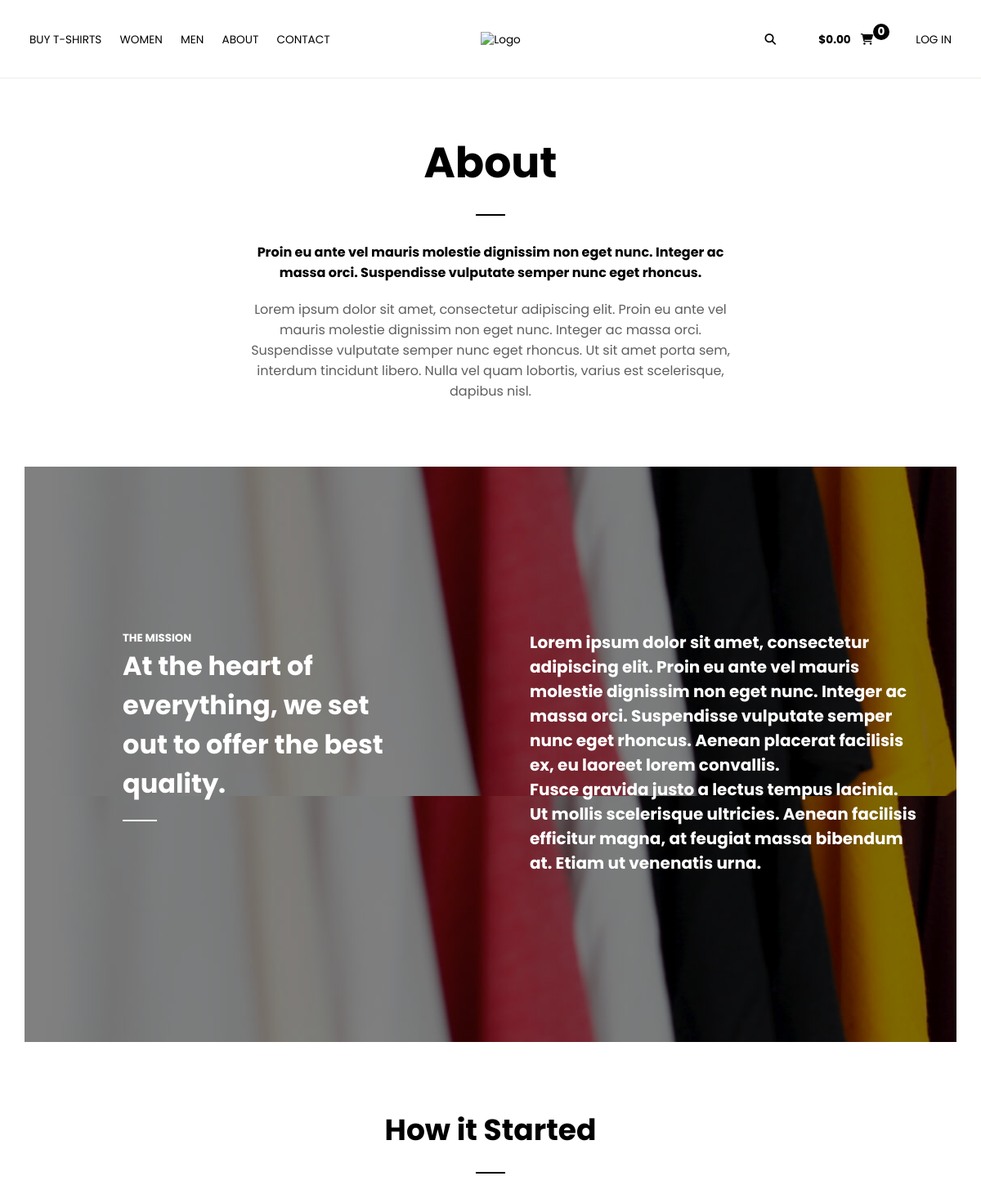
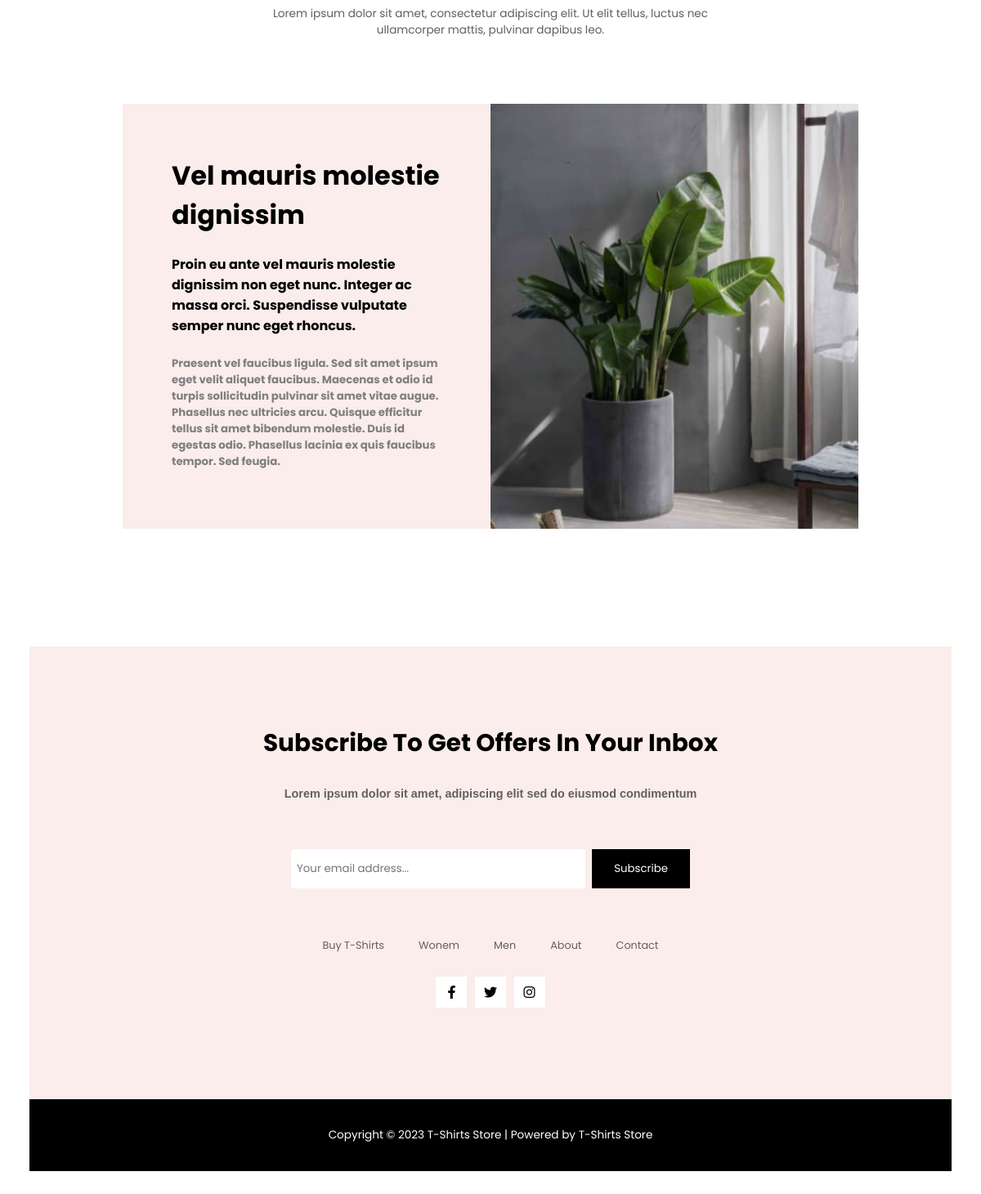
The page /about/ on the database its author committed (2 pictures, top to bottom).
### about/models.py (models this page shows)
class AboutUs(models.Model):
    about_intro_first_paragraph = models.TextField()
    about_intro_second_paragraph = models.TextField()
    about_image_left_text_head = models.TextField()
    about_image_left_text_paragraph = models.TextField()
    about_image_right_first_paragraph = models.TextField()
    about_image_right_second_paragraph = models.TextField()
    about_middle_head = models.TextField()
    about_middle_paragraph = models.TextField()
    about_last_section_head = models.TextField()
    about_last_section_first_paragraph = models.TextField()
    about_last_section_second_paragraph = models.TextField()

### about/views.py (the view)
# urls.py: path('about/', views.about, name = 'about')
def about(request):
    about_us = AboutUs.objects.get(pk=1)
    return render(request, 'About.html', {'about_us':about_us})

### templates/About.html (shortened to what this page needs)
{% load static %}
<!DOCTYPE html>
<html lang="en">
<head>
    <link rel="stylesheet" href="{% static '/css/About.css' %}">
    <link rel="stylesheet" href="https://cdnjs.cloudflare.com/ajax/libs/font-awesome/6.4.0/css/all.min.css" />
</head>
<body>
    {% include 'navbar.html' %}
    {% block content %}
        <div id="about-container">
            <div class="text-center">
                <h1>About</h1>
                <p class="line"></p>
                <p><b>{{about_us.about_intro_first_paragraph}}</b></p>
                <p class="p-text">{{about_us.about_intro_second_paragraph}}</p>
            </div>
            <div class="about-container-image">
                <div class="about-container-image-first">
                    <h5>{{about_us.about_image_left_text_head}}</h5>
                    <h1>{{about_us.about_image_left_text_paragraph}}</h1>
                    <p class="white-line"></p>
                </div>
                <div>
                    <h3><b>{{about_us.about_image_right_first_paragraph}}</b></h3>
                    <h3><b>{{about_us.about_image_right_second_paragraph}}</b></h3>
                </div>
            </div>
            <div class="text-center">
                <h1 style="font-size: 2.25em;">{{about_us.about_middle_head}}</h1>
                <p class="line"></p>
                <p class="p-text" style="font-size: 0.85em;">{{about_us.about_middle_paragraph}}</p>
            </div>
            <div class="last-section">
                <div class="last-section-left">
                    <h1>{{about_us.about_last_section_head}}</h1>
                    <h4>{{about_us.about_last_section_first_paragraph}}</h4>
                    <h5>{{about_us.about_last_section_second_paragraph}}</h5>
                </div>
                <div class="last-section-right"></div>
            </div>
        </div>
    {% endblock content %}
    {% include 'footer.html' %}
</body>
</html>

### templates/navbar.html (shortened to what this page needs)
{% load static %}
<!DOCTYPE html>
<html lang="en">
<head>
    <link rel="stylesheet" href="{% static '/css/Common.css' %}">
    <link rel="stylesheet" href="https://cdnjs.cloudflare.com/ajax/libs/font-awesome/6.4.0/css/all.min.css" />
</head>
<body>
    <nav style="padding: 0 3vw; border-bottom:1px solid rgb(241,235,235);">
        <div>
            <a class="nav-left-items" href="{% url 'buyt-shirts' %}">BUY T-SHIRTS</a>
            <a class="nav-left-items" href="{% url 'women' %}">WOMEN</a>
            <a class="nav-left-items" href="{% url 'men' %}">MEN</a>
            <a class="nav-left-items" href="{% url 'about' %}">ABOUT</a>
            <a class="nav-left-items" href="{% url 'contact' %}">CONTACT</a>
        </div>
        <div><a href="{% url 'home' %}"><img id="logo" src="{% static '/image/Logo.png' %}" alt="Logo"></a></div>
        <div>
            <a class="nav-right-items" href=""><i class="fa-solid fa-magnifying-glass"></i></a>
            <a class="nav-right-items shopping-cart" href="{% url 'shoppingcart' %}"><span id="total-price" style="margin-right:1vw;"><b>$0.00</b></span><i class="fa-solid fa-cart-shopping"></i><span id="product-counter"><b>0</b></span></a>
            <a href="{% url 'login' %}" style="font-size: 0.85em;">LOG IN</a>
        </div>
    </nav>
</body>
</html>

### templates/footer.html (shortened to what this page needs)
{% load static %}
<!DOCTYPE html>
<html lang="en">
<head>
    <link rel="stylesheet" href="{% static '/css/Common.css' %}">
    <link rel="stylesheet" href="https://cdnjs.cloudflare.com/ajax/libs/font-awesome/6.4.0/css/all.min.css" />
</head>
<body>
    <footer style="margin: 6vh 3vw;">
        <div id="footer-upper">
            <h1>Subscribe To Get Offers In Your Inbox</h1>
            <h5>Lorem ipsum dolor sit amet, adipiscing elit sed do eiusmod condimentum</h5>
            <form action="">
                <input class="footer-input-form" type="text" placeholder="Your email address...">
                <input class="footer-submit-form" type="submit" value="Subscribe">
            </form>
            <div class="footer-links">
                <a href="{% url 'buyt-shirts' %}">Buy T-Shirts</a>
                <a href="{% url 'women' %}">Wonem</a>
                <a href="{% url 'men' %}">Men</a>
                <a href="{% url 'about' %}">About</a>
                <a href="{% url 'contact' %}">Contact</a>
            </div>
            <div class="plat-forms">
                <span class="plat-forms-icon"><i class="fa-brands fa-facebook-f"></i></span>
                <span class="plat-forms-icon"><i class="fa-brands fa-twitter"></i></span>
                <span class="plat-forms-icon"><i class="fa-brands fa-instagram"></i></span>
            </div>
        </div>
        <div id="footer-lower">Copyright © 2023 T-Shirts Store | Powered by T-Shirts Store</div>
    </footer>
</body>
</html>

### static/css/About.css (style rules this page uses)
.text-center { text-align: center; width: 50%; margin-left: 25%; }
.text-center h1 { font-size: 3.25em; margin-top: 8vh; }
.text-center .line { border-bottom:2px solid black; width: 3vw; margin:3vh 0 4vh 23.5vw; }
.text-center .p-text { color:rgb( 95, 95, 95); margin-top: 2.5vh; }
.about-container-image { background-image: url(../image/about-image.png); background-attachment: fixed; width: 95%; height: 88vh; margin:10vh 0 10vh 2.5vw; color: white; display: grid; grid-template-columns: repeat(2, 1fr); padding-top: 25vh; }
.about-container-image div { margin: 0 4vw; }
.about-container-image div h3 { font-size: 1.25em; }
.about-container-image-first { position: relative; padding: 0 6vw; }
.white-line { border-bottom:2px solid white; width: 3.5vw; margin-top: 2.5vh; }
.last-section { display: flex; flex-wrap: wrap; width: 75%; height: 65vh; background-color: rgb(250,237,235); margin:10vh 0 18vh 12.5%; }
.last-section .last-section-left { width: 50%; padding: 8vh 5vw 0 5vw; }
.last-section-left h4, .last-section-left h1 { margin-bottom: 3vh; }
.last-section-left h5 { color: rgb(127, 127, 127); }
.last-section .last-section-right { width: 50%; background-image: url(../image/tree-image.png); background-size: cover; }

### static/css/Common.css (style rules this page uses)
* { margin: 0; padding: 0; box-sizing: border-box; font-family: 'Poppins', sans-serif; }
nav { height: 12vh; display: flex; flex-wrap: wrap; align-items: center; justify-content: space-between; }
nav div a { text-decoration: none; color:black; font-size: 0.85em; }
.nav-left-items { margin-right: 1.5vw; }
.nav-right-items { margin-right: 4vw; }
#logo { width: 120px; margin-right: 11vw; }
.shopping-cart { position: relative; display: inline-block; }
#product-counter { display: inline-block; position: absolute; top: -10px; width: 20px; height: 20px; border-radius: 50px; color: white; background-color: black; text-align: center; }
footer { background-color: rgb(250,237,235); }
#footer-upper { background-color: #faedeb; display: grid; justify-content: center; text-align: center; }
#footer-upper h1 { margin-top: 12vh; font-size: 1.85em; }
#footer-upper h5 { margin:4vh 0 7.5vh 0; color: rgb(101,95,94); font-size: 0.9em; font-family: 'Source Sans Pro', sans-serif; }
.footer-input-form { width: 30vw; height: 6vh; border-style: none; border-radius: 3px; margin-right: 0.5vh; padding-left: 0.6vw; }
.footer-submit-form { background-color: black; border-style: none; color:white; width: 10vw; height: 6vh; font-family: 'Poppins', sans-serif; }
.footer-links { display:flex; justify-content: center; margin-top: 5vh; }
.footer-links a { text-decoration: none; color: rgb(101,95,94); font-size: 0.8em; margin: 1.75vw; }
.plat-forms { display: flex; justify-content: center; margin-bottom: 13vh; }
.plat-forms-icon { margin: 1vh 0.4vw; width: 4.75vh; height: 4.75vh; background-color: white; display: grid; justify-items: center; align-items: center; }
#footer-lower { height: 11vh; background-color: black; color:white; display: flex; align-items: center; justify-content: center; font-family: 'Poppins', sans-serif; font-size: 0.85em; }

### rows shown on the page
AboutUs: about_intro_first_paragraph "Proin eu ante vel mauris molestie dignissim non eget nunc. Integer ac massa orci. Suspendisse vulputate semper nunc eget rhoncus.", about_intro_second_paragraph "Lorem ipsum dolor sit amet, consectetur adipiscing elit. Proin eu ante vel mauris molestie dignissim non eget nunc. Integer ac massa orci. Suspendisse vulputate semper nunc eget rhoncus. Ut sit amet porta sem, interdum tincidunt libero. Nulla vel quam lobortis, varius est scelerisque, dapibus nisl.", about_image_left_text_head "THE MISSION", about_image_left_text_paragraph "At the heart of everything, we set out to offer the best quality.", about_image_right_first_paragraph "Lorem ipsum dolor sit amet, consectetur adipiscing elit. Proin eu ante vel mauris molestie dignissim non eget nunc. Integer ac massa orci. Suspendisse vulputate semper nunc eget rhoncus. Aenean placerat facilisis ex, eu laoreet lorem convallis.", about_image_right_second_paragraph "Fusce gravida justo a lectus tempus lacinia. Ut mollis scelerisque ultricies. Aenean facilisis efficitur magna, at feugiat massa bibendum at. Etiam ut venenatis urna.", about_middle_head "How it Started", about_middle_paragraph "Lorem ipsum dolor sit amet, consectetur adipiscing elit. Ut elit tellus, luctus nec ullamcorper mattis, pulvinar dapibus leo.", about_last_section_head "Vel mauris molestie dignissim", about_last_section_first_paragraph "Proin eu ante vel mauris molestie dignissim non eget nunc. Integer ac massa orci. Suspendisse vulputate semper nunc eget rhoncus.", about_last_section_second_paragraph "Praesent vel faucibus ligula. Sed sit amet ipsum eget velit aliquet faucibus. Maecenas et odio id turpis sollicitudin pulvinar sit amet vitae augue. Phasellus nec ultricies arcu. Quisque efficitur tellus sit amet bibendum molestie. Duis id egestas odio. Phasellus lacinia ex quis faucibus tempor. Sed feugia."
